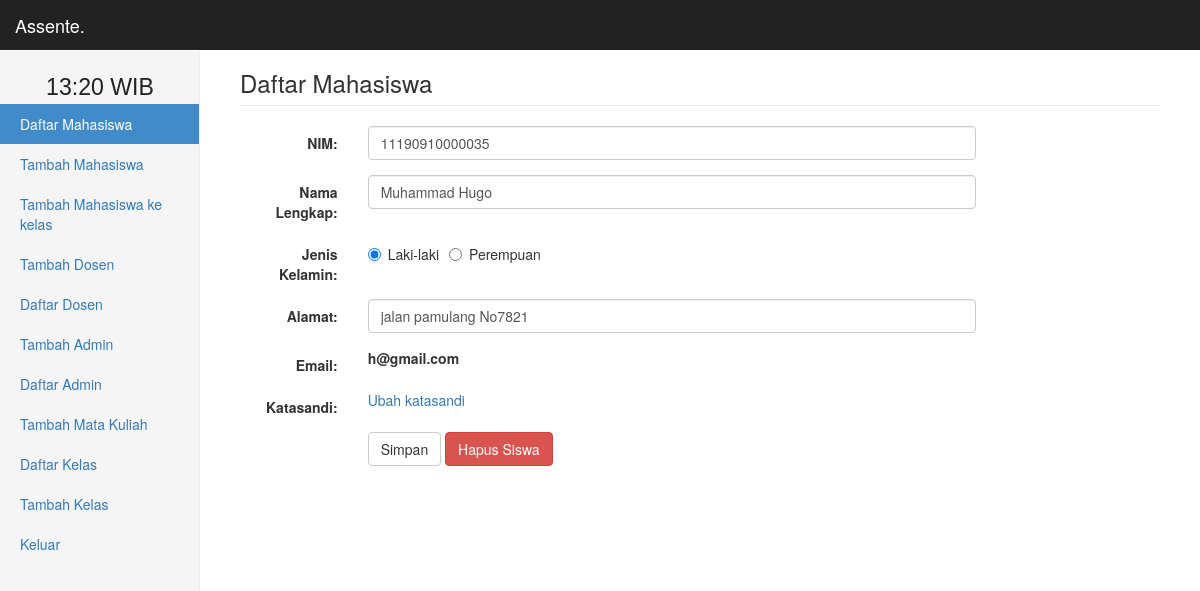
The page /siswa&id_siswa=17 (signed in) on the database its author committed.
### tables this page shows
CREATE TABLE `detail_user` (
  `id_user` int(10) NOT NULL,
  `nis_user` varchar(100) NOT NULL,
  `name_user` varchar(255) NOT NULL,
  `sklh_user` varchar(255) NOT NULL,
  `jk_user` varchar(5) NOT NULL
);

CREATE TABLE `user` (
  `id_user` int(10) NOT NULL,
  `email_user` varchar(255) NOT NULL,
  `pwd_user` varchar(255) NOT NULL,
  `level_user` enum('sw','pb','adm') NOT NULL
);

### view/adm/edit_siswa.php (the view, shortened to what this page needs)
<?php
    $id_siswa = mysqli_real_escape_string($conn, $_GET['id_siswa']);
    $sql_sw = "SELECT*FROM detail_user NATURAL LEFT JOIN user WHERE id_user= '$id_siswa'";
    if ($get_sw = $conn->query($sql_sw)->fetch_assoc()) {
    extract($get_sw);
    ?>
    <form class="form-horizontal" role="form" style="width:80%" onSubmit="return validasi()" name="formulir" method="post" action="./model/proses.php">
  <div class="form-group">
    <label class="control-label col-sm-2" for="name">NIM:</label>
    <div class="col-sm-10">
      <input type="text" value="<?php echo $nis_user; ?>" class="form-control" name="nis" id="nis" placeholder="Masukan NIS" required>
    </div>
  </div>
  <div class="form-group">
    <label class="control-label col-sm-2" for="name">Nama Lengkap:</label>
    <div class="col-sm-10">
      <input type="text" value="<?php echo $name_user; ?>" class="form-control" name="nama" placeholder="Masukan Nama Lengkap" required>
    </div>
  </div>
  <div class="form-group">
    <label class="control-label col-sm-2" for="jk">Jenis Kelamin:</label>
    <div class="col-sm-10">
        <?php
        $jk = array("Laki-laki","Perempuan");
        $jk_vl = array("L","P");
        $sum = count($jk_vl)-1;
        for ($i=0; $i<= $sum ; $i++) {
            if ($jk_user == "$jk_vl[$i]") {
                $checked = "checked";
            } else {
                $checked = "";
            }
            echo '<label class="radio-inline"><input type="radio" name="jk" id="jk" value="'.$jk_vl[$i].'" '.$checked.'>'.$jk[$i].'</label>';
        }
         ?>
    </div>
  </div>
  <div class="form-group">
    <label class="control-label col-sm-2" for="sekolah">Alamat:</label>
    <div class="col-sm-10">
      <input type="text" value="<?php echo $sklh_user; ?>" class="form-control" name="sklh" placeholder="Masukan Nama Sekolah" required>
    </div>
  </div>
  <div class="form-group">
    <label class="control-label col-sm-2" for="email">Email:</label>
    <div class="col-sm-10">
      <strong><?php echo $email_user; ?></strong>
    </div>
  </div>
  <div class="form-group">
  <fieldset>
    <label class="control-label col-sm-2">Katasandi:</label>
    <div class="col-sm-10">
    <a href="katasandi&id=<?php echo $id_user; ?>">Ubah katasandi</a>
    </div>
    </fieldset>
  </div>
  <div class="form-group">
    <div class="col-sm-offset-2 col-sm-10">
      <button type="submit" class="btn btn-default" name="edit_siswa">Simpan</button>
      <button type="button" onclick="hapusSiswa(<?php echo $id_user; ?>)" class="btn btn-danger" name="">Hapus Siswa</button>
    </div>
  </div>
</form>
<?php
} else {
    echo "Data tidak ditemukan";
}
 ?>

### rows shown on the page
detail_user: nis "11190910000035", nama "Muhammad Hugo", sklh "jalan pamulang No7821", user.email_user "h@gmail.com"

### other values the page prints
$name[$i] "Daftar Mahasiswa"
$name[$i] "Tambah Mahasiswa"
$name[$i] "Tambah Mahasiswa ke kelas"
$name[$i] "Tambah Dosen"
$name[$i] "Daftar Dosen"
$name[$i] "Tambah Admin"
$name[$i] "Daftar Admin"
$name[$i] "Tambah Mata Kuliah"
$name[$i] "Daftar Kelas"
$name[$i] "Tambah Kelas"
$name[$i] "Keluar"
$jk[$i] "Laki-laki"
$jk[$i] "Perempuan"
